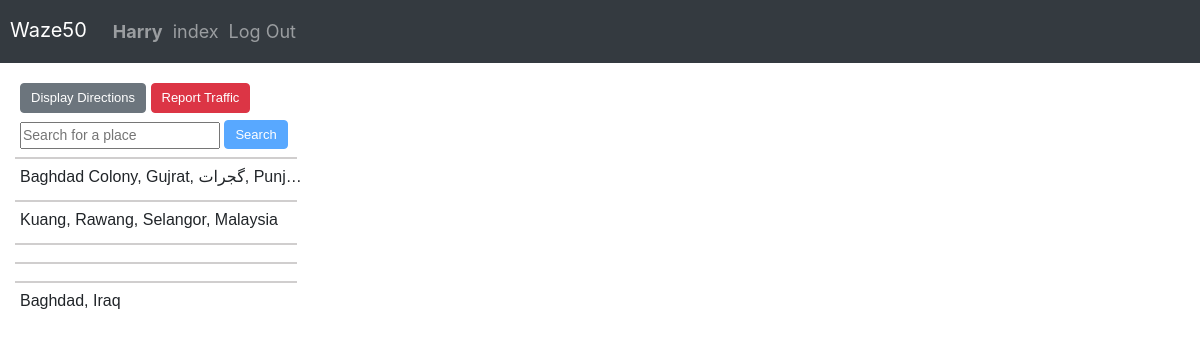
Screenshot of / (signed in) with the database file from the repository.
### Capstone/models.py (models this page shows)
class User(AbstractUser):
    pass

class SearchHistory(models.Model):
    user = models.ForeignKey(User, on_delete=models.CASCADE)
    query = models.CharField(max_length=255)
    timestamp = models.DateTimeField(auto_now_add=True)

### Capstone/views.py (the view)
# urls.py: path('', views.index, name='index'),
def index(request):
    if request.user.is_authenticated:
        history = SearchHistory.objects.filter(user=request.user).order_by('-timestamp')[:5]
        history1 = DirectionHistory.objects.filter(user=request.user).order_by('-timestamp')[:5]
        username = request.user.username
        if history.count() > 5:
            oldest = history.last()
            oldest.delete()
        if history1.count() > 5:
            oldest1 = history1.last()
            oldest1.delete()
    else:
        history = []
        history1 = []
        username = None
    return render(request, 'Capstone/index.html', {
        'history': history,
        'history1': history1,
        'username': username,
        'theUser': request.user.username
    })

### Capstone/templates/Capstone/index.html (shortened to what this page needs)
{% extends "Capstone/layout.html" %}
{% load static %}
{% block body %}
        <link href="https://api.mapbox.com/mapbox-gl-js/v2.15.0/mapbox-gl.css" rel="stylesheet">
        <div id='map'>
            <div id="all-search">
                <div id="button-section">
                    <button class="btn btn-secondary" type="button" onclick="showDirect()">Display Directions</button>
                    {% if user.is_authenticated %}
                        <button class="btn btn-danger" id="trafficButton" onclick="toggleTraffic()">Report Traffic</button>
                    {% endif %}
                </div>
                <form method="POST" id="search-form" action="{% url 'search' %}">
                    <div class="searchBar-section">
                        <input type="text" id="search-query" placeholder="Search for a place">
                        <button class="btn btn-primary" id="submit_search" type="submit">Search</button>
                    </div>
                </form>
                <div id="suggestions">
                    {% for item in history %}
                    <hr id="hr">
                    <p class="search-item" data-query="{{ item.query }}">{{ item.query }}</p>
                    {% endfor %}
                </div>
            </div>
        </div>
{% endblock %}

### Capstone/templates/Capstone/layout.html (shortened to what this page needs)
{% load static %}
<!DOCTYPE html>
<html lang="en">
    <head>
        <link rel="stylesheet" href="https://stackpath.bootstrapcdn.com/bootstrap/4.4.1/css/bootstrap.min.css">
        <link href="{% static 'Capstone/index.css' %}" rel="stylesheet">
        <link href="{% static 'Capstone/LLRR.css' %}" rel="stylesheet">
        <link href="{% static 'Capstone/profile.css' %}" rel="stylesheet">
    </head>
    <body>
        <nav id="navbar" class="navbar-dark bg-dark">
            <ul class="navbar-nav flex-row flex-wrap">
                <a class="navbar-brand brand-size" href="{% url 'index' %}">Waze50</a>
                    {% if user.is_authenticated %}
                        <li class="nav-item">
                            <a class="nav-link" href="{% url 'profile' username=user.username %}"><strong>{{ user.username }}</strong></a>
                        </li>
                    {% endif %}
                        <li class="nav-item">
                            <a class="nav-link" href="{% url 'index' %}">index</a>
                        </li>
                    {% if user.is_authenticated %}
                        <li class="nav-item">
                            <a class="nav-link" href="{% url 'logout' %}">Log Out</a>
                        </li>
                    {% endif %}
            </ul>
        </nav>
        <div class="body">
            {% block body %}
            {% endblock %}
        </div>
    </body>
</html>

### Capstone/static/capstone/index.css (style rules this page uses)
#map { position: relative; width: 100%; height: 89vh; z-index: 0; }
#all-search, #direct { width: 300px; font-family: Arial, Helvetica, sans-serif; position: absolute; top: 10px; left: 10px; background: rgb(255, 255, 255); padding: 10px; z-index: 1; border-radius: 5px; }
#search-form { width: 290px; }
.searchBar-section { position: relative; top: 7px; }
.btn { padding: 4px 10px; font-size: 13px; }
#search-query { position: relative; top: 2px; width: 200px; padding: 1px; font-size: 14px; }
#hr, #hr1 { position: relative; bottom: 5px; right: 5px; width: 280px; border: 1px solid rgb(208, 206, 206); margin-bottom: 1px; }
.search-item { width: 290px; }
.search-item, .search-item1 { margin-top: 1px; overflow: hidden; text-overflow: ellipsis; white-space: nowrap; }
#suggestions, #suggestions1 { position: relative; top: 4px; }

### Capstone/static/capstone/LLRR.css (style rules this page uses)
#navbar { padding: 10px; font-size: 18px; }
#navbar ul { gap: 10px; }
.brand-size { font-size: 20px; }

### rows the page displays
User: username "Harry"
SearchHistory: query "Baghdad Colony, Gujrat, گجرات, Punj…"
SearchHistory: query "Kuang, Rawang, Selangor, Malaysia"
SearchHistory: query "Baghdad, Iraq"
